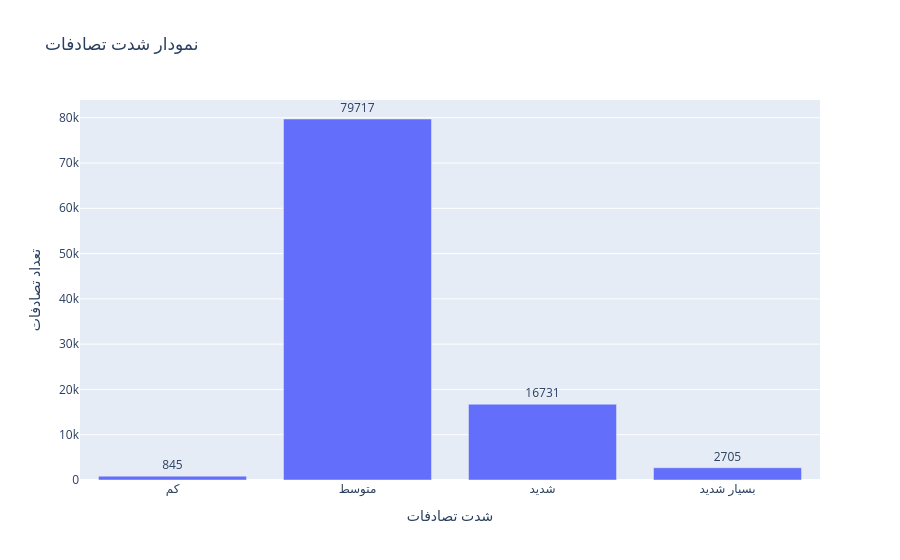

The code cell stored with this chart in its notebook:
### Code cell
# Bar Plot
lbl = {1:'کم', 2: 'متوسط', 3: 'شدید', 4: 'بسیار شدید'}
categories = [lbl[i] for i in plt.index]
values = plt.values
bar_fig = go.Figure(data=[go.Bar(x=categories, y=values, text=values, textposition='outside', name="Bar Plot")])
bar_fig.update_layout(title="نمودار شدت تصادفات", xaxis_title="شدت تصادفات", yaxis_title="تعداد تصادفات")
bar_fig.show()

### Figure 1 — Plotly figure (JSON) as saved in the notebook; plotly's stock layout.template omitted (floating-point values rounded to 4 significant figures)
{"data": [{"name": "Bar Plot", "text": [845.0, 79720.0, 16730.0, 2705.0], "textposition": "outside", "x": ["کم", "متوسط", "شدید", "بسیار شدید"], "y": [845, 79717, 16731, 2705], "type": "bar"}], "layout": {"title": {"text": "نمودار شدت تصادفات"}, "xaxis": {"title": {"text": "شدت تصادفات"}}, "yaxis": {"title": {"text": "تعداد تصادفات"}}}}
